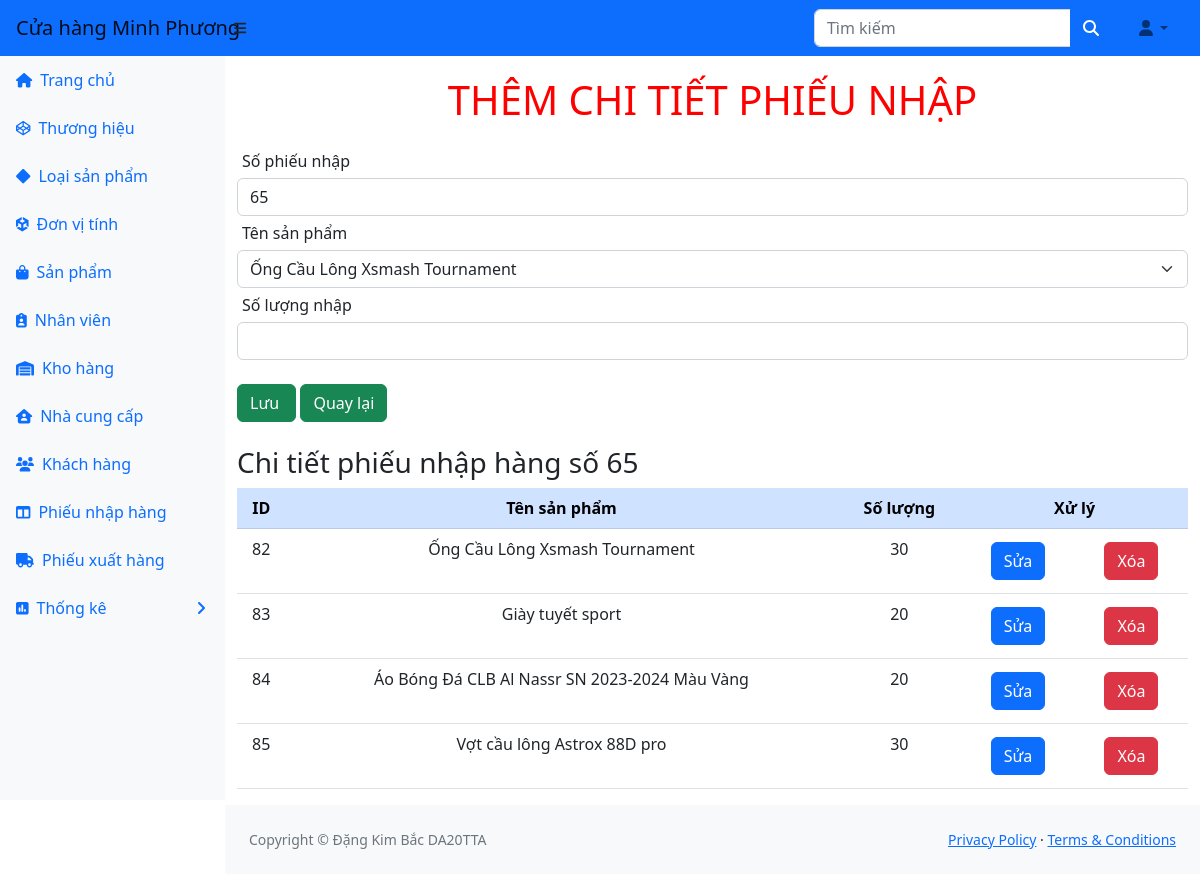
The page /ql_kho/ql-kho/chitietphieunhap.php?mm=65 (signed in) on the database its author committed.
### tables this page shows
CREATE TABLE `chitietphieunhap` (
  `sophieunhap` int(11) DEFAULT NULL,
  `soluongnhap` int(11) DEFAULT NULL,
  `masanpham` int(11) DEFAULT NULL,
  `ID` int(11) NOT NULL
);

CREATE TABLE `sanpham` (
  `masanpham` int(11) NOT NULL,
  `tensanpham` varchar(255) DEFAULT NULL,
  `mausac` varchar(255) DEFAULT NULL,
  `loaisanpham` int(11) DEFAULT NULL,
  `mathuonghieu` int(11) DEFAULT NULL,
  `kichthuoc` varchar(255) DEFAULT NULL,
  `hinhanh` varchar(255) DEFAULT NULL,
  `dongia` varchar(255) DEFAULT NULL,
  `donvitinh` int(11) DEFAULT NULL
);

### ql_kho/ql-kho/chitietphieunhap.php (the view, shortened to what this page needs)
<?php
include_once("header.php");
$sophieunhap="";
if (isset($_GET['mm'])) {
    $sophieunhap = $_GET['mm'];
}
?>
<h1 class="tieudeform">Thêm Chi tiết phiếu nhập</h1>
<form name="frmMon" action="xli_themchitietphieunhap.php" method="post" enctype="multipart/form-data">
    <div class="form-group">
            <label>Số phiếu nhập</label>
            <input class = "form-control" type = "text" name="txtsophieunhap" readonly value = "<?php echo $sophieunhap;?>">
    </div>
        <div class="form-group">
            <label>Tên sản phẩm</label>
            <select class="form-select" name="txtsanpham" required>
                <?php
                $query = "SELECT * FROM sanpham";
                $result = $conn->query($query);
                while ($row = mysqli_fetch_assoc($result)) {
                    echo "<option value='" . $row['masanpham'] . "'>" . $row['tensanpham'] . "</option>";
                }
            ?>
            </select>
        </div>
        <div class="form-group">
            <label>Số lượng nhập</label>
            <input class="form-control" type="number" name="txtsoluongnhap" /> <br>
        </div>
    <input class="btn btn-success" type="submit" name="Themchitietphieunhap" value="Lưu " />
<a class='btn btn-success' href='phieunhaphang.php'>Quay lại</a>
<br><br>
<h3 >Chi tiết phiếu nhập hàng số <span style="red"><?php echo $sophieunhap;?></span></h3>
<table class="table table-hover">
    <thead class="table-primary">
        <tr>
            <th>ID</th>
            <th>Tên sản phẩm</th>
            <th>Số lượng</th>
            <th style="text-align:center"colspan="2">Xử lý</th>
        </tr>
    </thead>
    <?php
        $sql = "SELECT ct.id, ct.masanpham,ct.soluongnhap,  sp.tensanpham
        FROM chitietphieunhap ct, sanpham sp
        WHERE ct.masanpham = sp.masanpham
        AND ct.sophieunhap = '$sophieunhap'
        ORDER BY sophieunhap";
        $kq = $conn->query($sql) or die("Không thể xem chi tiết phiếu nhập hàng");
        while ($row = mysqli_fetch_array($kq)) {
            $id = $row["id"];
            echo ("<tr>");
            echo ("<td>" . $row["id"] . "</td>");
            echo ("<td>" . $row["tensanpham"] . "</td>");
            echo ("<td>" . $row["soluongnhap"] . "</td>");
            echo ("<td><a class='btn btn-primary' href='suachitietphieunhap.php?id=$id'>Sửa</a></td>");
            echo ("<td>");
            ?>
            <a onclick = "return confirm('Bạn có thật sự muốn xoá không')" class="btn btn-danger" href="xoachitietphieunhap.php?id=<?php echo $id;?>&spn=<?php echo $sophieunhap;?>">Xóa</a>
            <?php
            echo ("</td>");
            echo ("</tr>");
        }
    ?>
</table>
<?php
include("footer.php");
?>

### ql_kho/ql-kho/header.php (style rules this page uses)
h1.tieudeform { text-align:center; text-transform:uppercase; color:red; margin:20px; }
label { margin:5px; }
td { text-align:center; }
th { text-align:center; }

### rows shown on the page
chitietphieunhap: ID "82", masanpham.tensanpham "Ống Cầu Lông Xsmash Tournament", soluongnhap "30"
chitietphieunhap: ID "83", masanpham.tensanpham "Giày tuyết sport", soluongnhap "20"
chitietphieunhap: ID "84", masanpham.tensanpham "Áo Bóng Đá CLB Al Nassr SN 2023-2024 Màu Vàng", soluongnhap "20"
chitietphieunhap: ID "85", masanpham.tensanpham "Vợt cầu lông Astrox 88D pro", soluongnhap "30"

### other values the page prints
$sophieunhap "65"
form field txtsanpham "Ống Cầu Lông Xsmash Tournament"
